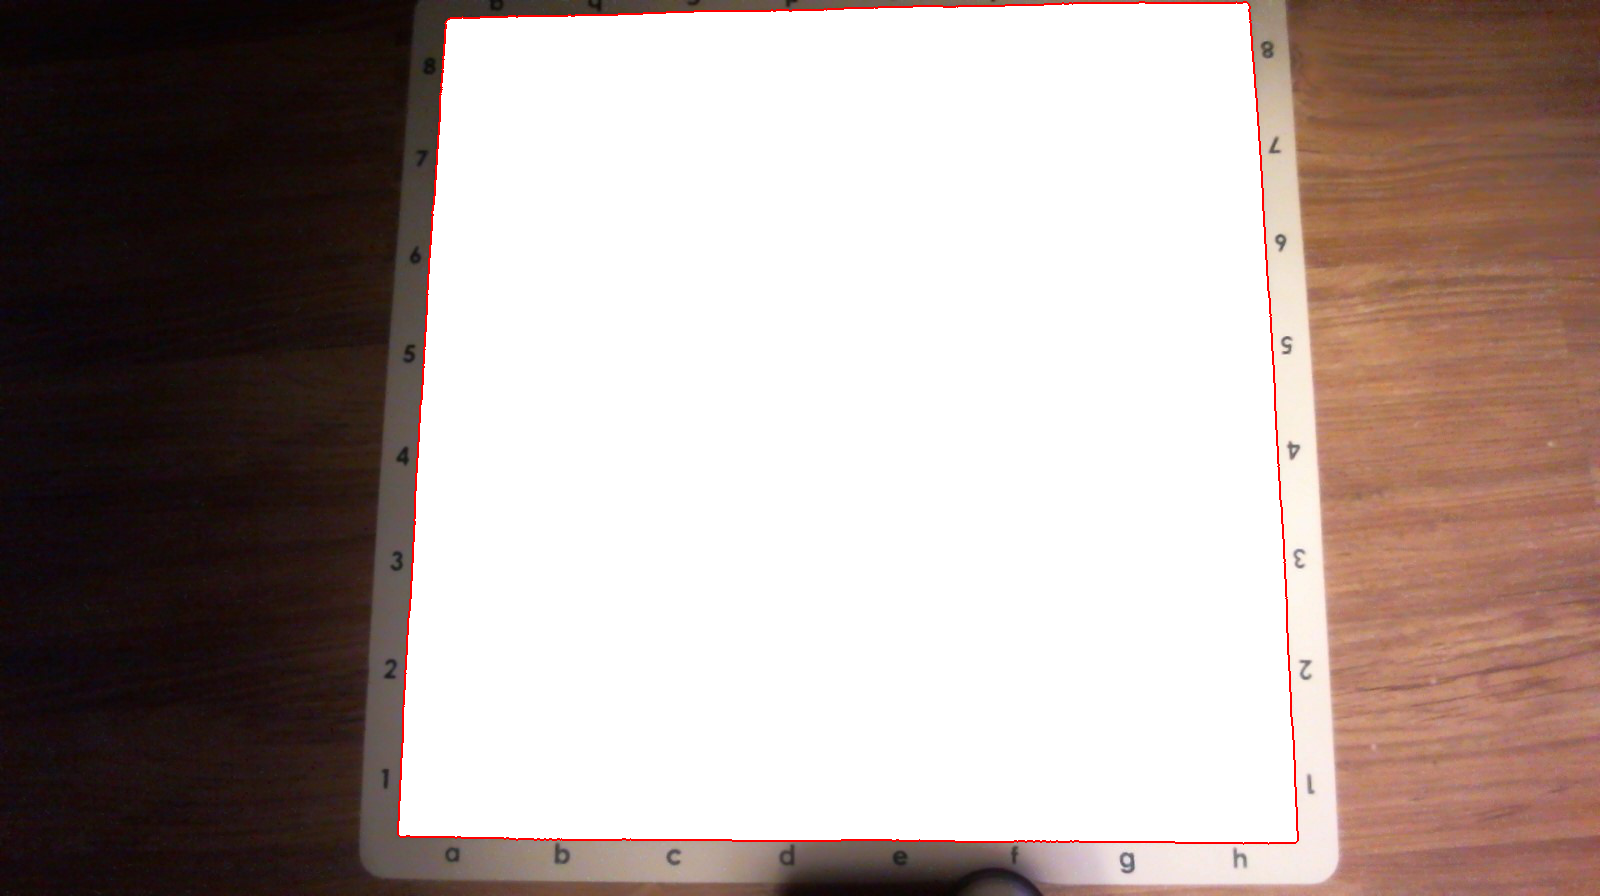

Write the Python code that produced this figure.
import cv2
import numpy as np
import itertools
from matplotlib import pyplot as plt
from operator import itemgetter

def nothing(x):
    pass

def centre_of_4_points(p1,p2,p3,p4):
    
    return int((p1[0]+p2[0]+p3[0]+p4[0])/4), int((p1[1]+p2[1]+p3[1]+p4[1])/4)

def absol2D(x,y):

    return x*x+y*y

def intersectionS(line1,line2):

    r1=line1[0]
    t1=line1[1]
    r2=line2[0]
    t2=line2[1]

    det=np.cos(t1)*np.sin(t2)-np.sin(t1)*np.cos(t2)
    #print("determinant: ",det)
    if det==0:
        # line are paralel
        return False
    else:
        global px
        global py
        px=int((np.sin(t2)*r1-np.sin(t1)*r2)/det)
        py=-int((np.cos(t2)*r1-np.cos(t1)*r2)/det)  #image coords...
        if px>0 and px< width and py>0 and py< height:
            #print(px,py)
            cv2.circle(lineimg,(px,py), 4, (255,0,0), -1)
            #cv2.imshow('after_intersect_search',lineimg)

            if cv2.waitKey(0) & 0xff == 27:
                cv2.destroyAllWindows()
            return True
        else: 
            # intersecton out of image
            return False

def dist_of_2_points(p1,p2):
    x1=p1[0]
    y1=p1[1]
    x2=p2[0]
    y2=p2[1]
    return (x2-x1)**2+(y2-y1)**2

def rectify(h):
        h = h.reshape((4,2))
        hnew = np.zeros((4,2),dtype = np.float32)
 
        add = h.sum(1)
        hnew[0] = h[np.argmin(add)]
        hnew[2] = h[np.argmax(add)]
         
        diff = np.diff(h,axis = 1)
        hnew[1] = h[np.argmin(diff)]
        hnew[3] = h[np.argmax(diff)]
  
        return hnew


iter1=0
filename = 'green_board_5.jpg'
orig = cv2.imread(filename)
gray = cv2.cvtColor(orig,cv2.COLOR_BGR2GRAY)
gray = cv2.GaussianBlur(gray,(5,5),0)
thresh = cv2.adaptiveThreshold(gray,255,1,1,11,2)


cv2.imshow('thresh',thresh)

im2, contours, hierarchy = cv2.findContours(thresh, cv2.RETR_TREE, cv2.CHAIN_APPROX_SIMPLE)
biggest = None
max_area = 0
bigest=0

min_size = thresh.size/4
for i in contours:
        area = cv2.contourArea(i)
        if area > 100:
                peri = cv2.arcLength(i,True)
                approx = cv2.approxPolyDP(i,0.02*peri,True)
                #Approximates a polygonal curve(s) with the specified precision

                if area > max_area and len(approx)==4:
                        biggest = approx
                        max_area = area
                        m_c = i # main countur


_4_corners=rectify(biggest)


###drawing the board border
cv2.drawContours(orig, [m_c], 0, (0,0,255), 4)
board=cv2.fillPoly(orig, pts =[m_c], color=(255,255,255))
cv2.imshow('board',orig)


###crating binary iamge from border
mask = np.ones(orig.shape,np.uint8)
board=cv2.fillPoly(mask, pts =[m_c], color=(255,255,255))
cv2.imshow('mask',mask)

if cv2.waitKey(0) & 0xff == 27:
    cv2.destroyAllWindows()

cv2.imwrite('real_board.png',orig)
